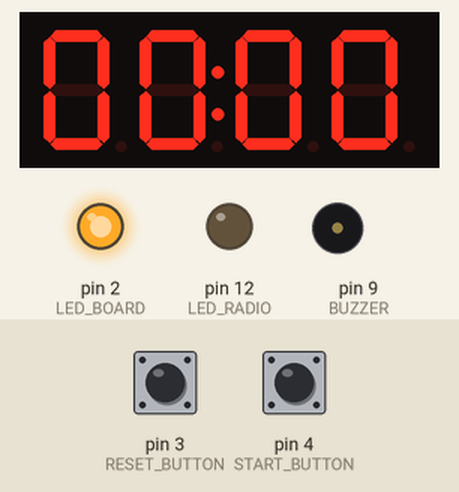
Recording of a sketch running on a simulated Arduino Uno, built with avr-gcc and run on an emulated ATmega328P. On the bench: 4-digit seven-segment display, output pins drawn as LEDs (lit = HIGH), buzzer (waves = sounding). The test bench sets the inputs (shaded band); at power-on: pin 4 (START_BUTTON) HIGH, pin 3 (RESET_BUTTON) HIGH.

Above: at 1.2 s.
1.3 s: pin 4 (START_BUTTON) pulled LOW for 0.15 s
At 2.3 s:
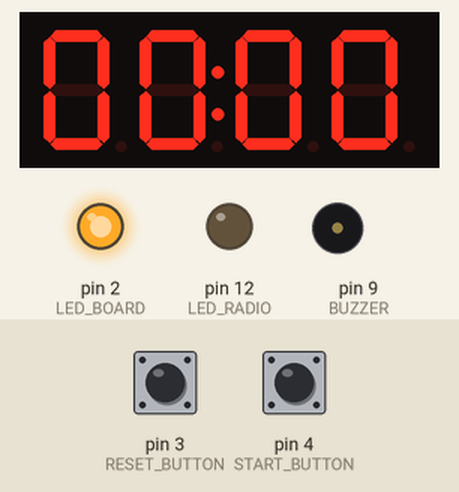
4.4 s: pin 3 (RESET_BUTTON) pulled LOW for 0.15 s
At 7.7 s:
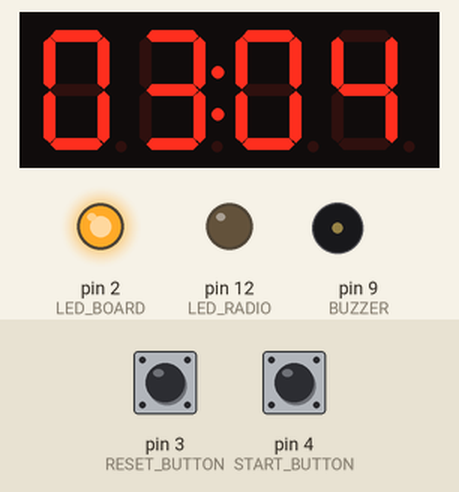
Timing chart, 0 to 9.2 s (numbered marks = the images above; inputs shaded):
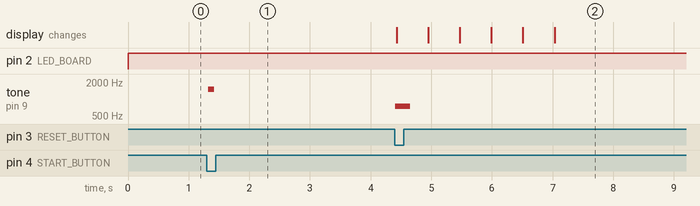

The sketch:

Crono_Start_pos.ino
```cpp
// Include the library driver for display:
#include <TM1637Display.h>
#include <SoftwareSerial.h>

// Define the connections pins for display
#define CLK 6
#define DIO 7
#define rxPin 10
#define txPin 11

// Define other pin connections
//#define UP_BUTTON 2
#define RESET_BUTTON 3
#define START_BUTTON 4
#define BUZZER 9
#define LED_BOARD 2
#define LED_RADIO 12

int duration;
int code = 0;
SoftwareSerial HC12(rxPin, txPin); //RX and TX of HC-12 module
// Create display object of type TM1637Display:
TM1637Display display = TM1637Display(CLK, DIO);

// Set the individual segments for the word displays:
//const uint8_t seg_end[] = {
//  SEG_A | SEG_D | SEG_E | SEG_F | SEG_G,         // E
//  SEG_C | SEG_E | SEG_G,                         // n
//  SEG_B | SEG_C | SEG_D | SEG_E | SEG_G,          // d
//  0x00                                           // All off
//};
//
//const uint8_t seg_go[] = {
//  SEG_A | SEG_B | SEG_C | SEG_D | SEG_F | SEG_G,// g
//  SEG_C | SEG_D | SEG_E | SEG_G,                  // o
//  0x00,                                           // All off
//  0x00                                           // All off
//};

void setup() {
  Serial.begin(9600);
  HC12.begin(9600);

  pinMode(RESET_BUTTON, INPUT_PULLUP);
  pinMode(START_BUTTON, INPUT_PULLUP);
  pinMode(BUZZER, OUTPUT);
  pinMode(LED_BOARD, OUTPUT);
  pinMode(LED_RADIO, OUTPUT);
  float duration = 0;              // Default to 30 seconds
  display.setBrightness(3);   // 0 to 7 change if required
}

void loop() {
  // Function will checks for time change buttons and only return
  digitalWrite(LED_BOARD, HIGH);

  //CheckIfAlign();
  // when start button pressed
  WaitForStart();
  // Start the duration timer
  TimeDuration();
  //TestRadio();
}

void TestRadio(){
  //Serial.write("Read Radio");
  digitalWrite(LED_RADIO,LOW);
  if(HC12.available()){
    digitalWrite(LED_RADIO,HIGH);
    Serial.write(HC12.read());
  }

  if(Serial.available()){
    //digitalWrite(LED_RADIO,HIGH);
    HC12.write(Serial.read());
  }
}

void WaitForStart(){
  digitalWrite(LED_RADIO,LOW);
  while (digitalRead(START_BUTTON) == HIGH){
    code = 0;
    duration = 0;

    HC12.flush();
    HC12.end();
    HC12.begin(9600);

    ShowTime(duration);
  }
  // Start button has been pressed
  tone(BUZZER, 1500, 100);
  display.clear();
  //display.setSegments(seg_go);
}

void TimeDuration(){
  // While loop will continue until time up
  unsigned long startTime = millis();
  int long timer = 6000; //decimals

  // Repeatedly check if time is up
  while (duration < timer && digitalRead(RESET_BUTTON) == HIGH){

    //How the fuck I have to flush the fucking buffer
    while(HC12.available() > 0) {
      code = HC12.read();
      // Serial.println(code);
    }

    if(code == 230) {
      break;
      digitalWrite(LED_RADIO,LOW);
    } else if(code == 200){
      digitalWrite(LED_RADIO,HIGH);
    }

    // Calculate time elapsed in seconds
    duration = (millis() - startTime) / 10;
    ShowTime(duration);
  }

  if(duration > timer) //sometimes goes over for too much speed
    duration = timer;
  // Time up
  tone(BUZZER, 750, 250);
  display.clear();
  delay(500);
  ShowTime(duration);
  delay(500);
  display.clear();
  delay(500);
  ShowTime(duration);
  delay(500);
  display.clear();
  delay(500);
  ShowTime(duration);
  delay(500);

  while(digitalRead(RESET_BUTTON) == HIGH);
  WaitForStart();
}

//decimal value
void ShowTime(int value){
//  int iDecimal =
//  int iCentos =
//  int iSeconds =
//  // Show on 4 digit display
//  uint16_t number = iMinutes * 100 + iSeconds;
  display.showNumberDecEx(value, 0b01000000, true, 4, 0);
}

bool CheckIfAlign(){
  while(HC12.available() > 0) {
    code = HC12.read();
    // Serial.println(code);
  }

  if(code == 200){
    digitalWrite(LED_RADIO,HIGH);
    return true;
  }
  else{
    digitalWrite(LED_RADIO,LOW);
    return false;
  }
}
```

Measured:
- after the input at 1.3 s, tone on pin 9 (BUZZER): silent → 1500 Hz at once, → silent 0.10 s later
- after the input at 4.4 s, tone on pin 9 (BUZZER): silent → 750 Hz at once, → silent 0.25 s later; the display: first changes at once (image 2 shows a later state)
